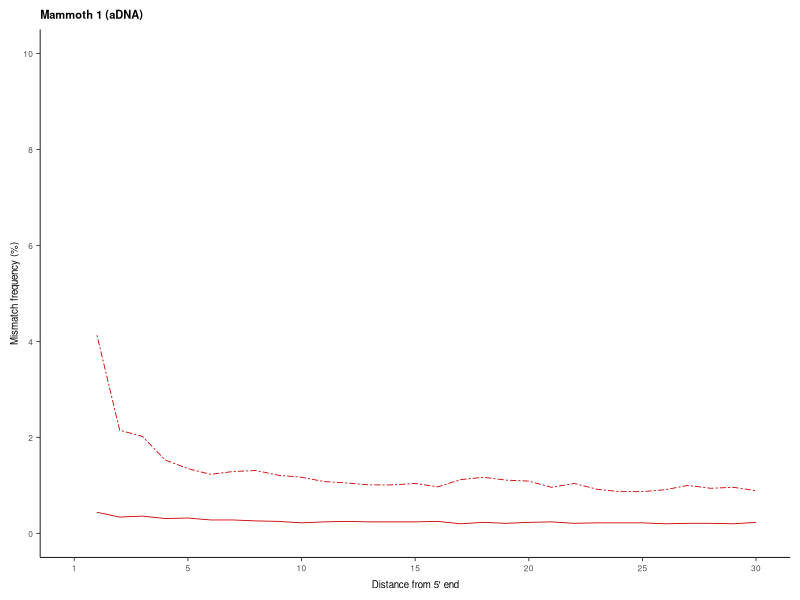
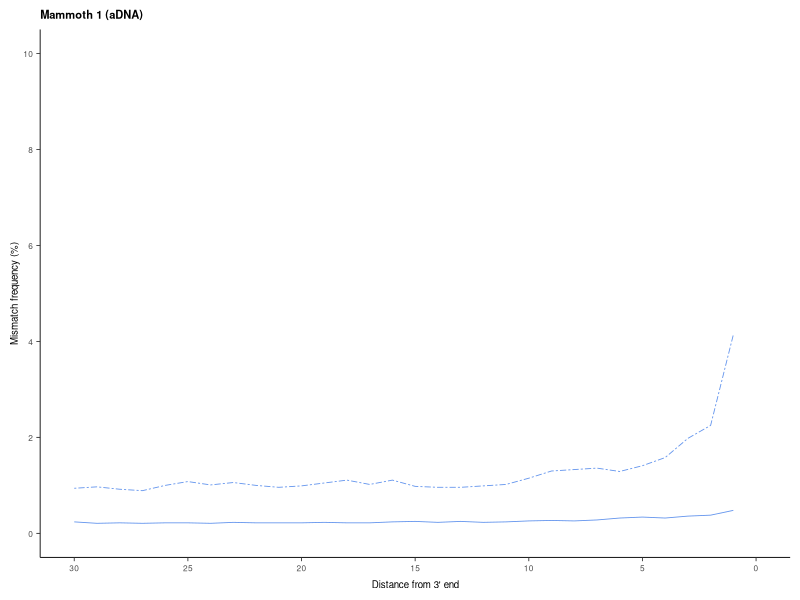
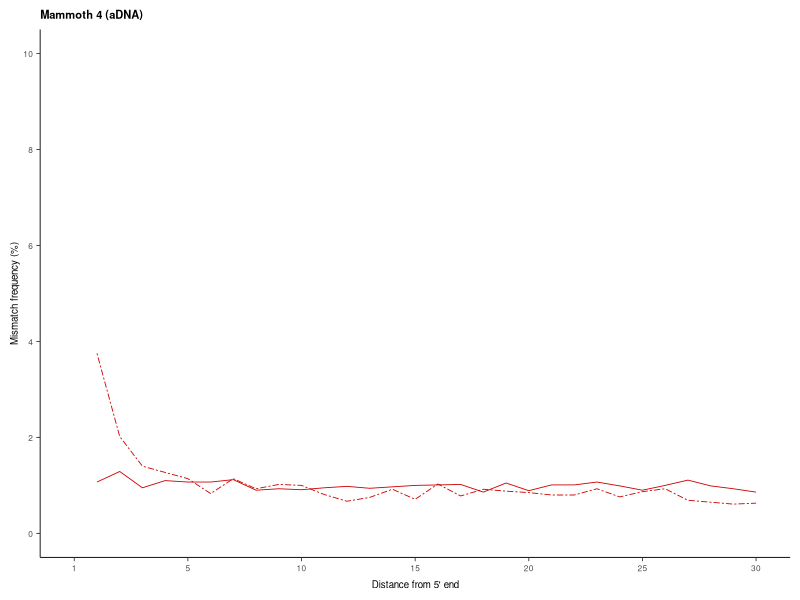
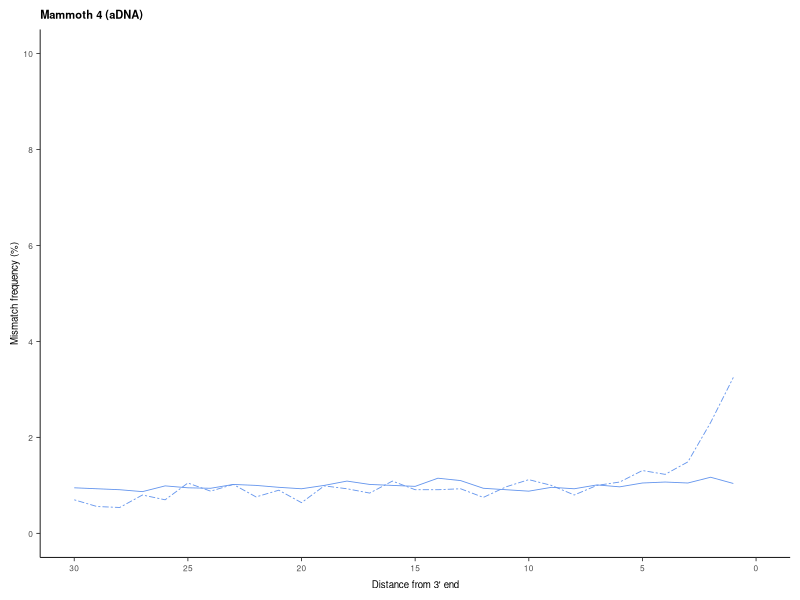

R code for these plots, in order: (Note: this script raises an error after producing the figures.)
#######################################
#                                     #
#     Figures S4A-C. Mammoth aRNA     #
#   Dr. Emilio Marmol-Sanchez. 2025   #
#                                     #
#######################################


library(ggplot2)


setwd("") #Insert path to Figure auxiliary files



Sample1 = read.table("Figure_S4A_Table.txt", header=T)
Sample4 = read.table("Figure_S4B_Table.txt", header=T)
Sample10 = read.table("Figure_S4C_Table.txt", header=T)





setwd("") #Insert path to output Figure PDFs

#Figure S4A1
pdf("aRNA_Mammoth_Figure_S4A1.pdf", height = 40/25.4, width = 41.25/25.4)
ggplot(data=Sample1) +
  geom_line(aes(x=X1, y=CT5), color="red3", linewidth=0.3) +
  geom_line(aes(x=X1, y=CT_CpG_5), color="red3", linewidth=0.3, linetype="twodash") +
  theme_classic() +
  
  theme(panel.grid.major = element_blank(), panel.grid.minor = element_blank()) +
  ylim(0,0.1) +
  
  scale_x_continuous(limits = c(0, 30), breaks = seq(0, 30, 5), labels=c("1","5","10","15","20", "25", "30")) +
  scale_y_continuous(limits = c(0, 0.1), breaks = seq(0, 0.1, 0.02), labels=c("0", "2", "4", "6", "8", "10")) +
  xlab("Distance from 5' end") +
  ylab("Mismatch frequency (%)") +
  
  theme(axis.text.x = element_text(size = 6),
        axis.text.y = element_text(size = 6),
        axis.title.y = element_text(size = 7, margin = margin(r=2.5)),
        axis.title.x = element_text(size = 7, margin = margin(t=5)),
        axis.line = element_line(linewidth = 0.3),
        axis.ticks = element_line(linewidth = 0.3),
        plot.margin = margin(t = 0.25, r = 0.25, b = 0.25, l = 0.25, "cm")) +
  
  ggtitle("Mammoth 1 (aDNA)") + theme(plot.title = element_text(size = 8)) +
  theme(plot.title = element_text(face="bold"))

dev.off()


#Figure S4A2
pdf("aRNA_Mammoth_Figure_S4A2.pdf", height = 40/25.4, width = 41.25/25.4)
ggplot(data=Sample1) +
  geom_line(aes(x=X1, y=GA3), color="cornflowerblue", linewidth=0.3) +
  geom_line(aes(x=X1, y=GA_CpG_3), color="cornflowerblue", linewidth=0.3, linetype="twodash") +
  theme_classic() +
  
  theme(panel.grid.major = element_blank(), panel.grid.minor = element_blank()) +
  ylim(0,0.1) +
  
  scale_x_reverse(limits = c(30, 0), breaks = seq(30, 0, -5), labels=c("30","25","20","15","10", "5", "0")) +
  scale_y_continuous(limits = c(0, 0.1), breaks = seq(0, 0.1, 0.02), labels=c("0", "2", "4", "6", "8", "10")) +
  xlab("Distance from 3' end") +
  ylab("Mismatch frequency (%)") +
  
  theme(axis.text.x = element_text(size = 6),
        axis.text.y = element_text(size = 6),
        axis.title.y = element_text(size = 7, margin = margin(r=2.5)),
        axis.title.x = element_text(size = 7, margin = margin(t=5)),
        axis.line = element_line(linewidth = 0.3),
        axis.ticks = element_line(linewidth = 0.3),
        plot.margin = margin(t = 0.25, r = 0.25, b = 0.25, l = 0.25, "cm")) +
  
  ggtitle("Mammoth 1 (aDNA)") + theme(plot.title = element_text(size = 8)) +
  theme(plot.title = element_text(face="bold"))

dev.off()



#Figure S4B1
pdf("aRNA_Mammoth_Figure_S4B1.pdf", height = 40/25.4, width = 41.25/25.4)
ggplot(data=Sample4) +
  geom_line(aes(x=X1, y=CT5), color="red3", linewidth=0.3) +
  geom_line(aes(x=X1, y=CT_CpG_5), color="red3", linewidth=0.3, linetype="twodash") +
  theme_classic() +
  
  theme(panel.grid.major = element_blank(), panel.grid.minor = element_blank()) +
  ylim(0,0.1) +
  
  scale_x_continuous(limits = c(0, 30), breaks = seq(0, 30, 5), labels=c("1","5","10","15","20", "25", "30")) +
  scale_y_continuous(limits = c(0, 0.1), breaks = seq(0, 0.1, 0.02), labels=c("0", "2", "4", "6", "8", "10")) +
  xlab("Distance from 5' end") +
  ylab("Mismatch frequency (%)") +
  
  theme(axis.text.x = element_text(size = 6),
        axis.text.y = element_text(size = 6),
        axis.title.y = element_text(size = 7, margin = margin(r=2.5)),
        axis.title.x = element_text(size = 7, margin = margin(t=5)),
        axis.line = element_line(linewidth = 0.3),
        axis.ticks = element_line(linewidth = 0.3),
        plot.margin = margin(t = 0.25, r = 0.25, b = 0.25, l = 0.25, "cm")) +
  
  ggtitle("Mammoth 4 (aDNA)") + theme(plot.title = element_text(size = 8)) +
  theme(plot.title = element_text(face="bold"))

dev.off()


#Figure S4B2
pdf("aRNA_Mammoth_Figure_S4B2.pdf", height = 40/25.4, width = 41.25/25.4)
ggplot(data=Sample4) +
  geom_line(aes(x=X1, y=GA3), color="cornflowerblue", linewidth=0.3) +
  geom_line(aes(x=X1, y=GA_CpG_3), color="cornflowerblue", linewidth=0.3, linetype="twodash") +
  theme_classic() +
  
  theme(panel.grid.major = element_blank(), panel.grid.minor = element_blank()) +
  ylim(0,0.1) +
  
  scale_x_reverse(limits = c(30, 0), breaks = seq(30, 0, -5), labels=c("30","25","20","15","10", "5", "0")) +
  scale_y_continuous(limits = c(0, 0.1), breaks = seq(0, 0.1, 0.02), labels=c("0", "2", "4", "6", "8", "10")) +
  xlab("Distance from 3' end") +
  ylab("Mismatch frequency (%)") +
  
  theme(axis.text.x = element_text(size = 6),
        axis.text.y = element_text(size = 6),
        axis.title.y = element_text(size = 7, margin = margin(r=2.5)),
        axis.title.x = element_text(size = 7, margin = margin(t=5)),
        axis.line = element_line(linewidth = 0.3),
        axis.ticks = element_line(linewidth = 0.3),
        plot.margin = margin(t = 0.25, r = 0.25, b = 0.25, l = 0.25, "cm")) +
  
  ggtitle("Mammoth 4 (aDNA)") + theme(plot.title = element_text(size = 8)) +
  theme(plot.title = element_text(face="bold"))

dev.off()



#Figure S4C1
pdf("aRNA_Mammoth_Figure_S4C1.pdf", height = 40/25.4, width = 41.25/25.4)
ggplot(data=Sample10) +
  geom_line(aes(x=X1, y=CT5), color="red3", linewidth=0.3) +
  geom_line(aes(x=X1, y=CT_CpG_5), color="red3", linewidth=0.3, linetype="twodash") +
  theme_classic() +
  
  theme(panel.grid.major = element_blank(), panel.grid.minor = element_blank()) +
  ylim(0,0.1) +
  
  scale_x_continuous(limits = c(0, 30), breaks = seq(0, 30, 5), labels=c("1","5","10","15","20", "25", "30")) +
  scale_y_continuous(limits = c(0, 0.1), breaks = seq(0, 0.1, 0.02), labels=c("0", "2", "4", "6", "8", "10")) +
  xlab("Distance from 5' end") +
  ylab("Mismatch frequency (%)") +
  
  theme(axis.text.x = element_text(size = 6),
        axis.text.y = element_text(size = 6),
        axis.title.y = element_text(size = 7, margin = margin(r=2.5)),
        axis.title.x = element_text(size = 7, margin = margin(t=5)),
        axis.line = element_line(linewidth = 0.3),
        axis.ticks = element_line(linewidth = 0.3),
        plot.margin = margin(t = 0.25, r = 0.25, b = 0.25, l = 0.25, "cm")) +
  
  ggtitle("Mammoth 10 (aDNA)") + theme(plot.title = element_text(size = 8)) +
  theme(plot.title = element_text(face="bold"))

dev.off()


#Figure S4C2
pdf("aRNA_Mammoth_Figure_S4C2.pdf", height = 40/25.4, width = 41.25/25.4)
ggplot(data=Sample10) +
  geom_line(aes(x=X1, y=GA3), color="cornflowerblue", linewidth=0.3) +
  geom_line(aes(x=X1, y=GA_CpG_3), color="cornflowerblue", linewidth=0.3, linetype="twodash") +
  theme_classic() +
  
  theme(panel.grid.major = element_blank(), panel.grid.minor = element_blank()) +
  ylim(0,0.1) +
  
  scale_x_reverse(limits = c(30, 0), breaks = seq(30, 0, -5), labels=c("30","25","20","15","10", "5", "0")) +
  scale_y_continuous(limits = c(0, 0.1), breaks = seq(0, 0.1, 0.02), labels=c("0", "2", "4", "6", "8", "10")) +
  xlab("Distance from 3' end") +
  ylab("Mismatch frequency (%)") +
  
  theme(axis.text.x = element_text(size = 6),
        axis.text.y = element_text(size = 6),
        axis.title.y = element_text(size = 7, margin = margin(r=2.5)),
        axis.title.x = element_text(size = 7, margin = margin(t=5)),
        axis.line = element_line(linewidth = 0.3),
        axis.ticks = element_line(linewidth = 0.3),
        plot.margin = margin(t = 0.25, r = 0.25, b = 0.25, l = 0.25, "cm")) +
  
  ggtitle("Mammoth 10 (aDNA)") + theme(plot.title = element_text(size = 8)) +
  theme(plot.title = element_text(face="bold"))

dev.off()
